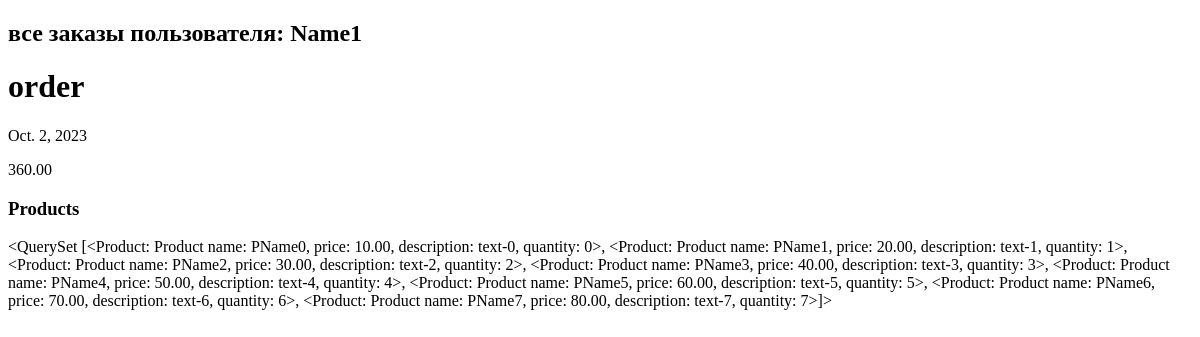
/homework3/user/1/, run on an earlier commit of the app's database.
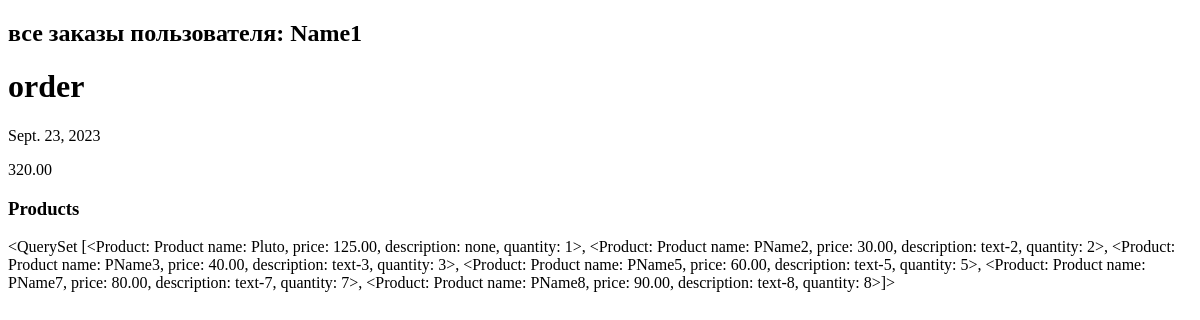
And on a later commit of the database.
### myapp2/models.py (models this page shows, shortened)
class Order(models.Model):
    customer = models.ForeignKey(User, on_delete=models.CASCADE)
    products = models.ManyToManyField(Product)
    date_ordered = models.DateField(auto_now_add=True)
    total_price = models.DecimalField(max_digits=8, decimal_places=2)

class Product(models.Model):
    name = models.CharField(max_length=100)
    price = models.DecimalField(max_digits=8, decimal_places=2)
    description = models.TextField()
    quantity = models.IntegerField()
    image = models.ImageField(upload_to='images')
    def __str__(self):
        return f'Product name: {self.name}, price: {self.price},  description: {self.description}, quantity: {self.quantity}'

### myapp2/views.py (the view)
# urls.py: path('user/<int:user_id>/', basket, name='basket'),
def basket(request, user_id):
    products = []
    user = User.objects.filter(pk=user_id).first()
    orders = Order.objects.filter(customer=user).all()
    for order in orders:
        products.append(order.products.all())
    products.reverse()
    return render(request, 'myapp2/user_all_orders.html', {'user': user, 'orders': orders, 'products': products})

### myapp2/templates/myapp2/user_all_orders.html (shortened to what this page needs)
{% extends 'myapp2/base.html' %}
{% block content %}
    <h2>все заказы пользователя: {{ user.name }}</h2>
    {% for order in orders %}
        <h1>order</h1>
        <p>{{ order.date_ordered }}</p>
        <p>{{ order.total_price }}</p>
                <h3>Products</h3>
                <p>{{ products.pop }}</p>
    {% endfor %}
{% endblock %}

What changed in the data, as far as the page shows it:
no longer on this page (row edited): Order: date_ordered "Oct. 2, 2023", total_price "360.00"
no longer on this page (row edited): Product: pop "<QuerySet [<Product: Product name: PName0, price: 10.00, description: text-0, quantity: 0>, <Product: Product name: PName1, price: 20.00, description: text-1, quantity: 1>, <Product: Product name: PName2, price: 30.00, description: text-2, quantity: 2>, <Product: Product name: PName3, price: 40.00, description: text-3, quantity: 3>, <Product: Product name: PName4, price: 50.00, description: text-4, quantity: 4>, <Product: Product name: PName5, price: 60.00, description: text-5, quantity: 5>, <Product: Product name: PName6, price: 70.00, description: text-6, quantity: 6>, <Product: Product name: PName7, price: 80.00, description: text-7, quantity: 7>]>"
now on this page (row edited): Order: date_ordered "Sept. 23, 2023", total_price "320.00"
now on this page (row edited): Product: pop "<QuerySet [<Product: Product name: Pluto, price: 125.00, description: none, quantity: 1>, <Product: Product name: PName2, price: 30.00, description: text-2, quantity: 2>, <Product: Product name: PName3, price: 40.00, description: text-3, quantity: 3>, <Product: Product name: PName5, price: 60.00, description: text-5, quantity: 5>, <Product: Product name: PName7, price: 80.00, description: text-7, quantity: 7>, <Product: Product name: PName8, price: 90.00, description: text-8, quantity: 8>]>"
